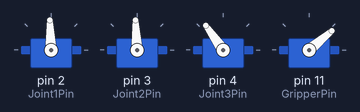
Simulated run of this sketch. Board: Arduino Uno, built with avr-gcc and run on an emulated ATmega328P. On the bench: 4 × servo.

Above: at 3.2 s.
At 7.79 s:
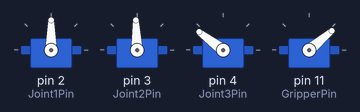
At 12.7 s:
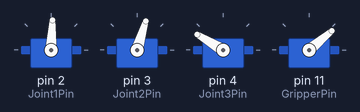
At 27.9 s:
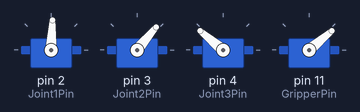
At 31.8 s:
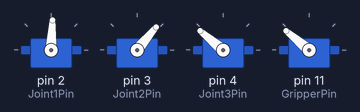
At 39.71 s:
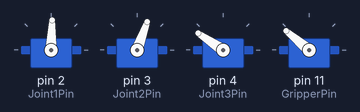
Timing chart, 0 to 40.0 s (numbered marks = the images above):
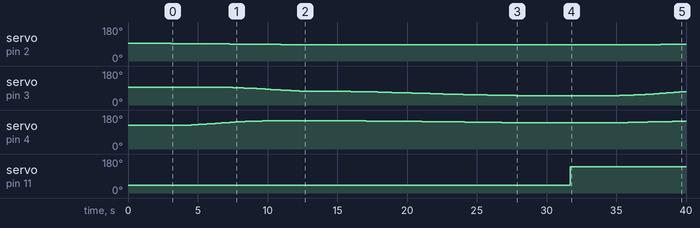

Measured:
- by itself, servo on pin 2 (Joint1Pin): 93° → 92° at 3.1 s, → 91° 2.8 s later, → 90° 1.4 s later, → 89° 1.1 s later, … (7 changes in this stretch)
- by itself, servo on pin 3 (Joint2Pin): 93° → 94° at 5.1 s, → 93° 1.6 s later, → 92° 0.71 s later, → 91° 0.51 s later, … (66 changes in this stretch)
- by itself, servo on pin 11 (GripperPin): 40° → 140° at 31.7 s
- by itself, servo on pin 4 (Joint3Pin): 125° → 126° at 3.9 s, → 127° 0.31 s later, → 128° 0.31 s later, → 129° 0.31 s later, … (42 changes in this stretch)

The sketch:

pickAndPlaceArduino.ino
```cpp
#include <Servo.h>
#include <math.h>

// Arm Servo pins
#define Joint1Pin 2
#define Joint2Pin 3
#define Joint3Pin 4
#define GripperPin 11

//24 y, 7 x, 9 z
// Servo Objects
Servo Joint1;
Servo Joint2;
Servo Joint3;
Servo Gripper;

// Global variables for trajectory and arm dimensions
// MODIFY x0,y0 FOR START POSITION
// MODIFY xf,yf FOR END POSITION
// MODIFY z0 for HEIGHT PLACED DOWN
// MODIFY object_height
// MODIFY n

double object_height = 1.5;
double n = 3.0;
double ta = 5.0, ts = 10.0, tm = 15.0, tf = 20.0; // Total time for one-way trip
double x0 = 1.6, xa = x0, xh = 0, xf = -20; // X start, middle and end
double y0 = 15.7, ya = y0, yh = 17.7, yf = 7; // Y start, middle and end
double z0 = 8, za = z0 - n*object_height, zh = -9.4, zf = z0; // Z start, middle and end

double GripperOpen = 40; // Open gripper; Need to tune value
double GripperClose = 140; // Close gripper; Need to tune value

// Arm dimensions
const double L1 = 9.4;
const double L2 = 17.7;

// Offsets in degrees
double theta1Offset = 3; // Degrees
double theta2Offset = 3; // Degrees
double theta3Offset = 35; // Degrees

void trajectoryPlanning(double t, double &x, double &y, double &z, double tStart, double tEnd, double xs, double ys, double zs, double xt, double yt, double zt);
void inverseKinematics(double x, double y, double z, double &theta1_deg, double &theta2_deg, double &theta3_deg);

void setup() {
  Serial.begin(9600);
  Joint1.attach(Joint1Pin);
  Joint2.attach(Joint2Pin);
  Joint3.attach(Joint3Pin);
  Gripper.attach(GripperPin);

  // Move to middle position
  double middleTheta1, middleTheta2, middleTheta3;
  inverseKinematics(xh, yh, zh, middleTheta1, middleTheta2, middleTheta3);
  Joint1.write(int(middleTheta1 + theta1Offset));
  Joint2.write(int(middleTheta2 + theta2Offset));
  Joint3.write(int(middleTheta3 + theta3Offset));
  Gripper.write(int(GripperOpen));

  delay(3000); // Delay to ensure arm reaches middle position
}

void loop() {
    static bool taskCompleted = false;
    if (taskCompleted) return;

    // From home to point above start position
    for (int i = 0; i <= 10 * ts; i++) {
        double t = i * 0.1; // Simulate time progression
        double x, y, z;
        trajectoryPlanning(t, x, y, z, 0, ts, xh, yh, zh, xa, ya, za);

        double theta1_deg, theta2_deg, theta3_deg;
        inverseKinematics(x, y, z, theta1_deg, theta2_deg, theta3_deg);

        Joint1.write(int(theta1_deg + theta1Offset));
        Joint2.write(int(theta2_deg + theta2Offset));
        Joint3.write(int(theta3_deg + theta3Offset));

        delay(100);
    }

    // From point above start position to start position
    for (int i = 0; i <= 10 * tm; i++) {
        double t = i * 0.1;
        double x, y, z;
        trajectoryPlanning(t, x, y, z, 0, tm, xa, ya, za, x0, y0, z0);

        double theta1_deg, theta2_deg, theta3_deg;
        inverseKinematics(x, y, z, theta1_deg, theta2_deg, theta3_deg);

        Joint1.write(int(theta1_deg + theta1Offset));
        Joint2.write(int(theta2_deg + theta2Offset));
        Joint3.write(int(theta3_deg + theta3Offset));

        delay(100);
    }

      delay(3000); // Delay to ensure arm reaches start position

      Gripper.write(int(GripperClose)); // Close gripper to grabbing the object

      delay(3000);

    // From t0 to tm
    for (int i = 0; i <= 10 * tm; i++) {
        double t = i * 0.1;
        double x, y, z;
        trajectoryPlanning(t, x, y, z, 0, tm, x0, y0, z0, xh, yh, zh);

        double theta1_deg, theta2_deg, theta3_deg;
        inverseKinematics(x, y, z, theta1_deg, theta2_deg, theta3_deg);

        Joint1.write(int(theta1_deg + theta1Offset));
        Joint2.write(int(theta2_deg + theta2Offset));
        Joint3.write(int(theta3_deg + theta3Offset));

        delay(100);
    }

    // From tm to tf
    for (int i = 0; i <= 10 * (tf - tm); i++) {
        double t = tm + i * 0.1;
        double x, y, z;
        trajectoryPlanning(t, x, y, z, tm, tf, xh, yh, zh, xf, yf, zf);

        double theta1_deg, theta2_deg, theta3_deg;
        inverseKinematics(x, y, z, theta1_deg, theta2_deg, theta3_deg);

        Joint1.write(int(theta1_deg + theta1Offset));
        Joint2.write(int(theta2_deg + theta2Offset));
        Joint3.write(int(theta3_deg + theta3Offset));

        delay(100);
    }

    Gripper.write(int(GripperOpen)); // Open gripper to release the object

    taskCompleted = true;
}

void trajectoryPlanning(double t, double &x, double &y, double &z, double tStart, double tEnd, double xs, double ys, double zs, double xt, double yt, double zt) {
    // Calculate trajectory based on current segment
    double dt = t - tStart; // Time since start of this segment
    double totalTime = tEnd - tStart; // Total time for this segment

    double a2 = 3 * (xt - xs) / pow(totalTime, 2);
    double a3 = -2 * (xt - xs) / pow(totalTime, 3);
    x = xs + a2 * pow(dt, 2) + a3 * pow(dt, 3);

    double b2 = 3 * (yt - ys) / pow(totalTime, 2);
    double b3 = -2 * (yt - ys) / pow(totalTime, 3);
    y = ys + b2 * pow(dt, 2) + b3 * pow(dt, 3);

    double c2 = 3 * (zt - zs) / pow(totalTime, 2);
    double c3 = -2 * (zt - zs) / pow(totalTime, 3);
    z = zs + c2 * pow(dt, 2) + c3 * pow(dt, 3);
}


void inverseKinematics(double x, double y, double z, double &theta1_deg, double &theta2_deg, double &theta3_deg) {
  double X = sqrt(x*x + y*y);

  double theta1 = atan2(y, x);
  theta1_deg = theta1 * (180 / M_PI);

  double beta = atan2(z, X);
  double cos_psi = (L1*L1 + X*X + z*z - L2*L2) / (2 * L1 * sqrt(X*X + z*z));
  double psi = acos(cos_psi);
  double theta2 = -(beta - psi);
  theta2_deg = theta2 * (180 / M_PI);

  double theta3 = acos((X*X + z*z - L1*L1 - L2*L2) / (2 * L1 * L2));
  theta3_deg = theta3 * (180 / M_PI);
}
```
